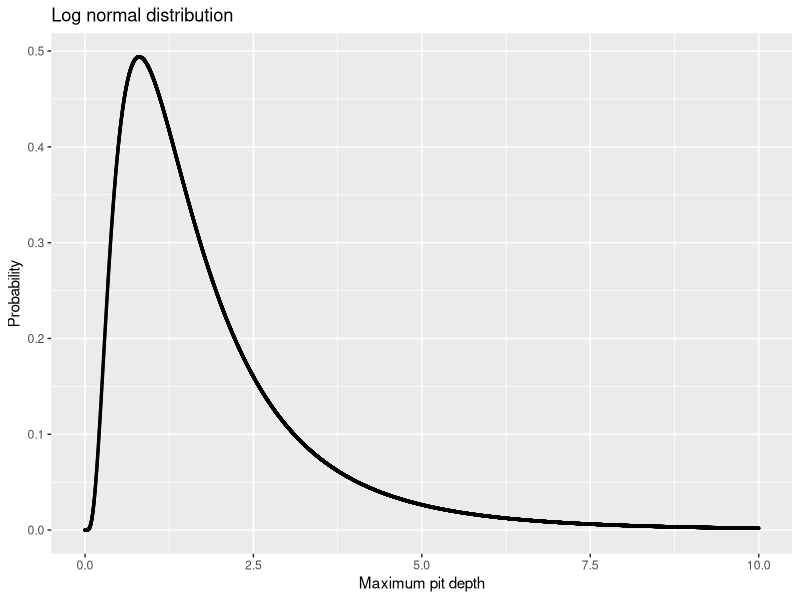

The R script that drew this image:
# File: R_distribution_c.R
# Course: Ch6.R.Distribution
# Section: log-normal distribution
# Author: vvn weian chao, CoLLab cc, vvnchao@gmail.com
# Date: 2022-10-31

mean <- 0.353
sd <- 0.754
x <- seq(0,10,0.001)
lnor <- dlnorm(x, mean = mean, sd = sd)
data <- data.frame(x = x, y = lnor)
library(ggplot2)
ggplot(data = data, aes(x,y))+
  geom_line()+
  geom_point(size = 0.5)+
  labs(title = "Log normal distribution",
       x = "Maximum pit depth",
       y = "Probability")

p <- plnorm(2,mean = mean, sd = sd) - plnorm(1,mean = mean, sd = sd)

